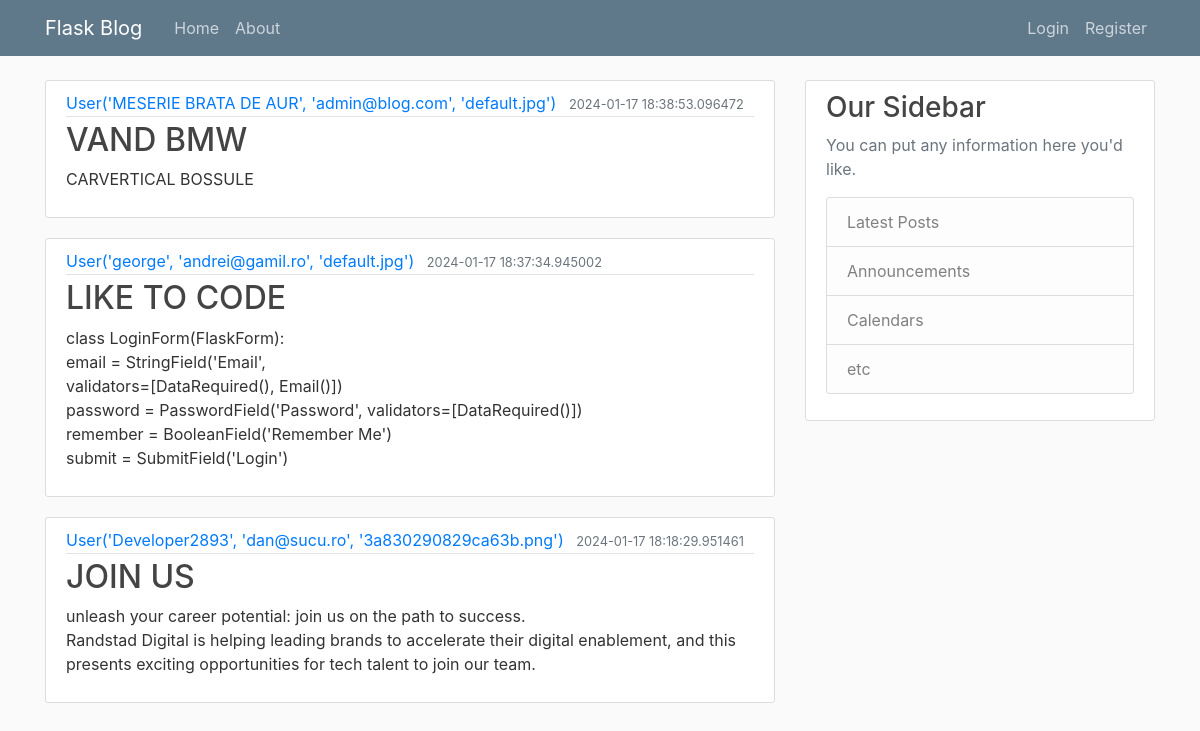
The page /home on the database its author committed.
### blog/models.py (models this page shows, shortened)
class Post(db.Model):
    id = db.Column(db.Integer, primary_key=True)
    title = db.Column(db.String(100), nullable=False)
    date_posted = db.Column(db.DateTime, nullable=False, default=datetime.utcnow)
    content = db.Column(db.Text, nullable=False)
    user_id = db.Column(db.Integer, db.ForeignKey('user.id'), nullable=False)

class User(db.Model, UserMixin):
    id = db.Column(db.Integer, primary_key=True)
    username = db.Column(db.String(20), unique=True, nullable=False)
    email = db.Column(db.String(120), unique=True, nullable=False)
    image_file = db.Column(db.String(20), nullable=False, default='default.jpg')
    password = db.Column(db.String(60), nullable=False)
    posts = db.relationship('Post', backref='author', lazy=True)
    def __repr__(self):
        return f"User('{self.username}', '{self.email}', '{self.image_file}')"

### blog/routes.py (the view)
@app.route("/")
@app.route("/home")
def home():
    page = request.args.get('page', 1, type=int)
    posts = Post.query.order_by(Post.date_posted.desc()).paginate(page=page, per_page=5)
    return render_template('home.html', posts=posts)

### blog/templates/home.html
{% extends "layout.html" %}
{% block content %}
{% for post in posts %}
<article class="media content-section">
    <div class="media-body">
        <div class="article-metadata">
            <a class="mr-2" href="#">{{ post.author }}</a>
            <small class="text-muted">{{ post.date_posted }}</small>
        </div>
        <h2><a class="article-title" href="#">{{ post.title }}</a></h2>
        <p class="article-content">{{ post.content }}</p>
    </div>
</article>
{% endfor %}
{% endblock content %}

### blog/templates/layout.html (shortened to what this page needs)
<!DOCTYPE html>
<html>
<head>
    <link rel="stylesheet" href="https://maxcdn.bootstrapcdn.com/bootstrap/4.0.0/css/bootstrap.min.css">
    <link rel="stylesheet" type="text/css" href="{{ url_for('static', filename='main.css') }}">
</head>
<body>
    <header class="site-header">
      <nav class="navbar navbar-expand-md navbar-dark bg-steel fixed-top">
        <div class="container">
          <a class="navbar-brand mr-4" href="/">Flask Blog</a>
          <div class="collapse navbar-collapse" id="navbarToggle">
            <div class="navbar-nav mr-auto">
              <a class="nav-item nav-link" href="{{ url_for('home') }}">Home</a>
              <a class="nav-item nav-link" href="{{ url_for('about') }}">About</a>
            </div>
            <div class="navbar-nav">
              {% if current_user.is_authenticated %}
                <a class="nav-item nav-link" href="{{ url_for('new_post') }}">New Post</a>
                <a class="nav-item nav-link" href="{{ url_for('account') }}">Account</a>
                <a class="nav-item nav-link" href="{{ url_for('logout') }}">Logout</a>
              {% else %}
                <a class="nav-item nav-link" href="{{ url_for('login') }}">Login</a>
                <a class="nav-item nav-link" href="{{ url_for('register') }}">Register</a>
              {% endif %}
            </div>
          </div>
        </div>
      </nav>
    </header>
    <main role="main" class="container">
      <div class="row">
        <div class="col-md-8">
          {% block content %}{% endblock %}
        </div>
        <div class="col-md-4">
          <div class="content-section">
            <h3>Our Sidebar</h3>
            <p class='text-muted'>You can put any information here you'd like.
              <ul class="list-group">
                <li class="list-group-item list-group-item-light">Latest Posts</li>
                <li class="list-group-item list-group-item-light">Announcements</li>
                <li class="list-group-item list-group-item-light">Calendars</li>
                <li class="list-group-item list-group-item-light">etc</li>
              </ul>
            </p>
          </div>
        </div>
      </div>
    </main>
</body>
</html>

### blog/static/main.css (style rules this page uses)
body { background: #fafafa; color: #333333; margin-top: 5rem; }
h1, h2, h3, h4, h5, h6 { color: #444444; }
.bg-steel { background-color: #5f788a; }
.site-header .navbar-nav .nav-link { color: #cbd5db; }
.content-section { background: #ffffff; padding: 10px 20px; border: 1px solid #dddddd; border-radius: 3px; margin-bottom: 20px; }
.article-title { color: #444444; }
.article-content { white-space: pre-line; }
.article-metadata { padding-bottom: 1px; margin-bottom: 4px; border-bottom: 1px solid #e3e3e3 }

### rows shown on the page
Post: author "User('MESERIE BRATA DE AUR', 'admin@blog.com', 'default.jpg')", date_posted "2024-01-17 18:38:53.096472", title "VAND BMW", content "CARVERTICAL BOSSULE"
Post: author "User('george', 'andrei@gamil.ro', 'default.jpg')", date_posted "2024-01-17 18:37:34.945002", title "LIKE TO CODE", content "class LoginForm(FlaskForm): email = StringField('Email', validators=[DataRequired(), Email()]) password = PasswordField('Password', validators=[DataRequired()]) remember = BooleanField('Remember Me') submit = SubmitField('Login')"
Post: author "User('Developer2893', 'dan@sucu.ro', '3a830290829ca63b.png')", date_posted "2024-01-17 18:18:29.951461", title "JOIN US", content "unleash your career potential: join us on the path to success. Randstad Digital is helping leading brands to accelerate their digital enablement, and this presents exciting opportunities for tech talent to join our team."
